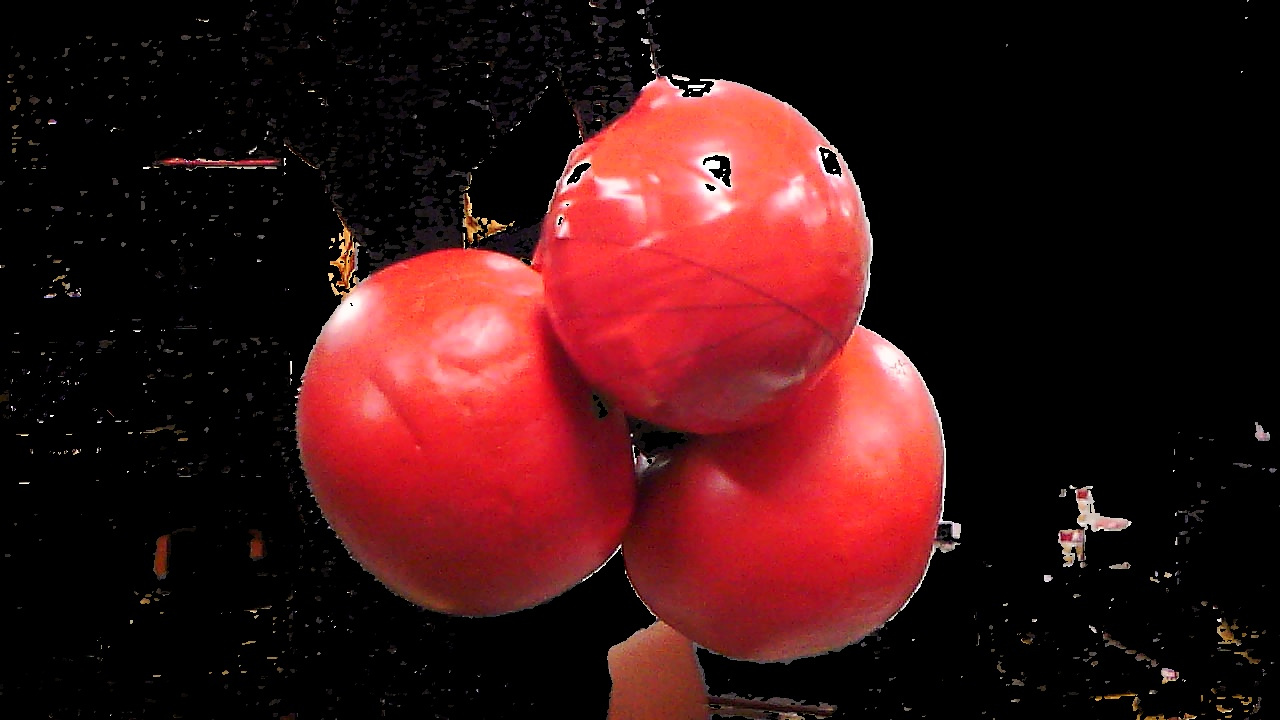
#> input picture tomato_ws/src/simple_detection/scripts/test_watershade/tomato.jpg, 1280 x 720 px
$ python test_hough.py
#> lines starting #> are read from the running program, lines starting #| are printed output that depends on the picture; after the words box and inside, x2 and y2 are one past the last pixel; in counts of white or black regions, pixels touching at a corner belong together
import cv2
import numpy as np

img_path = "./test_watershade/tomato.jpg"
img = cv2.imread(img_path)
#> img is the input picture: shape (720, 1280, 3); mean B, G, R 20.1, 19.3, 60.2
height = img.shape[0]
#> height = 720
width = img.shape[1]
#> width = 1280
print(img.shape)
#| (720, 1280, 3)

img_gray = cv2.cvtColor(img,cv2.COLOR_BGR2GRAY)
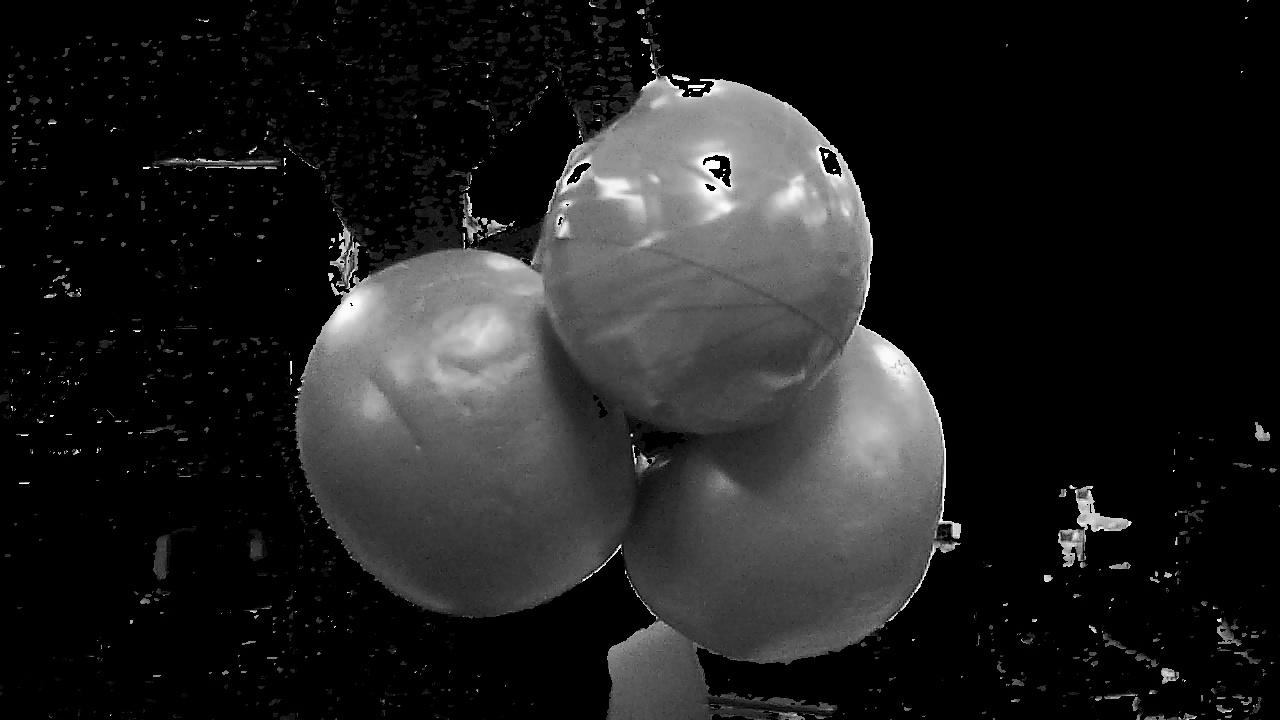
#> img_gray: shape (720, 1280); min 0, max 255, mean 31.6
kernel = np.ones((5,5),np.uint8)
img_gray = cv2.erode(img_gray,kernel,iterations=1)
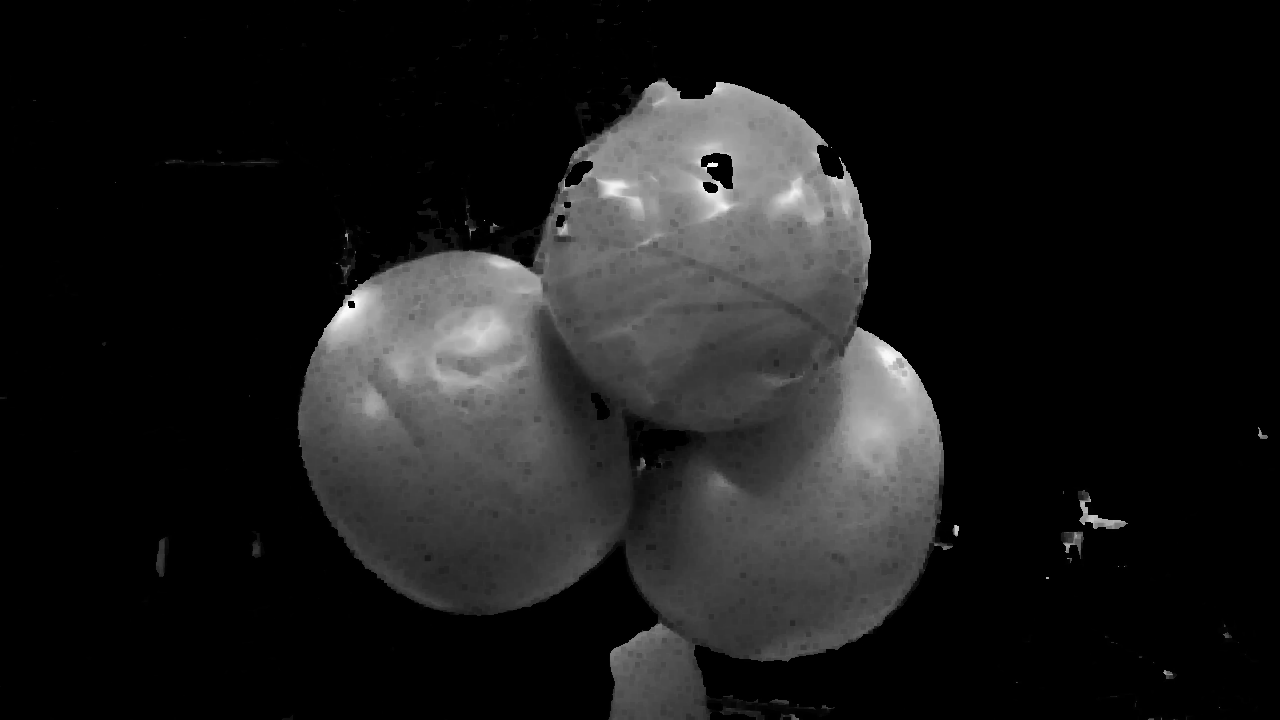
#> img_gray: shape (720, 1280); min 0, max 251, mean 26.3

# [12 lines of commented-out code are left out]


circles = cv2.HoughCircles(img_gray, cv2.HOUGH_GRADIENT, 1, 200, param1=100, param2=30, minRadius=150, maxRadius=500)
#> circles = [[710.5, 251.5, 159.6], [767.5, 493.5, 170.8], [461.5, 437.5, 184.1]]
print(circles)
#| [[[710.5 251.5 159.6]
#|   [767.5 493.5 170.8]
#|   [461.5 437.5 184.1]]]
print(type(circles))
#| <class 'numpy.ndarray'>

circles = np.uint16(np.around(circles))
#> circles = [[710, 252, 160], [768, 494, 171], [462, 438, 184]]

for c in circles[0, :]:
    cv2.circle(img, (c[0], c[1]), c[2], (0, 255, 0), 3)
    cv2.circle(img, (c[0], c[1]), 1, (0, 0, 255), 5)
#> this loop made 3 passes
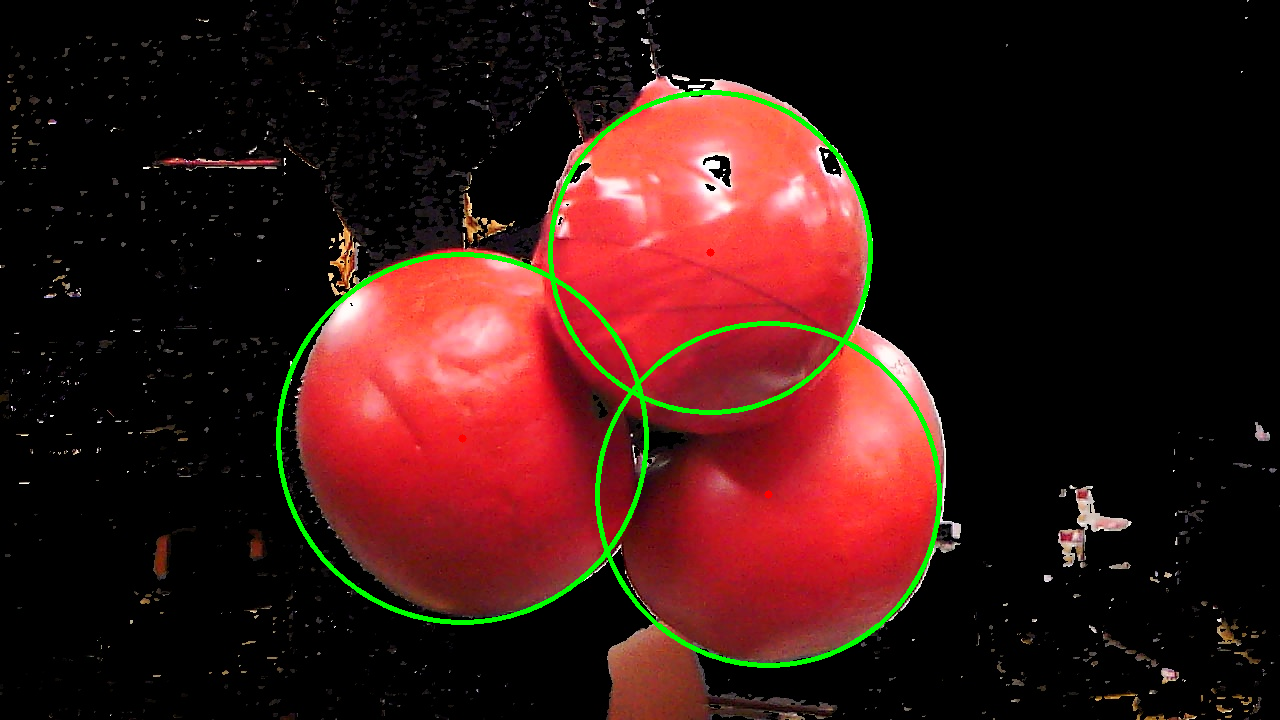
#> img: shape (720, 1280, 3); 1.73% of pixels changed, all inside (x1, y1, x2, y2) = (276, 90, 942, 668)

cv2.imshow("img", img)
cv2.waitKey(0)
cv2.destroyAllWindows()
